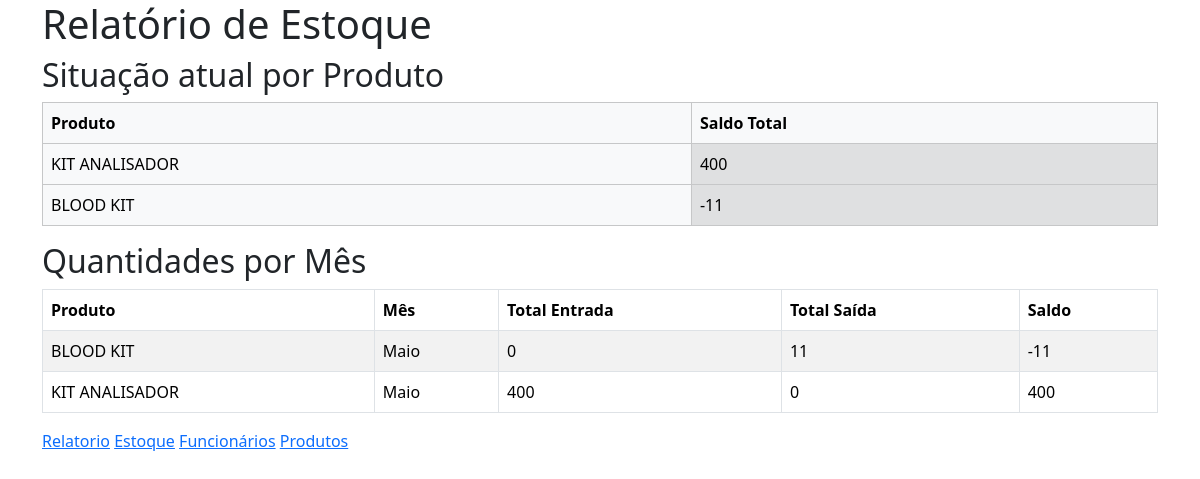
The page /relatorio/ on the database as committed earlier.
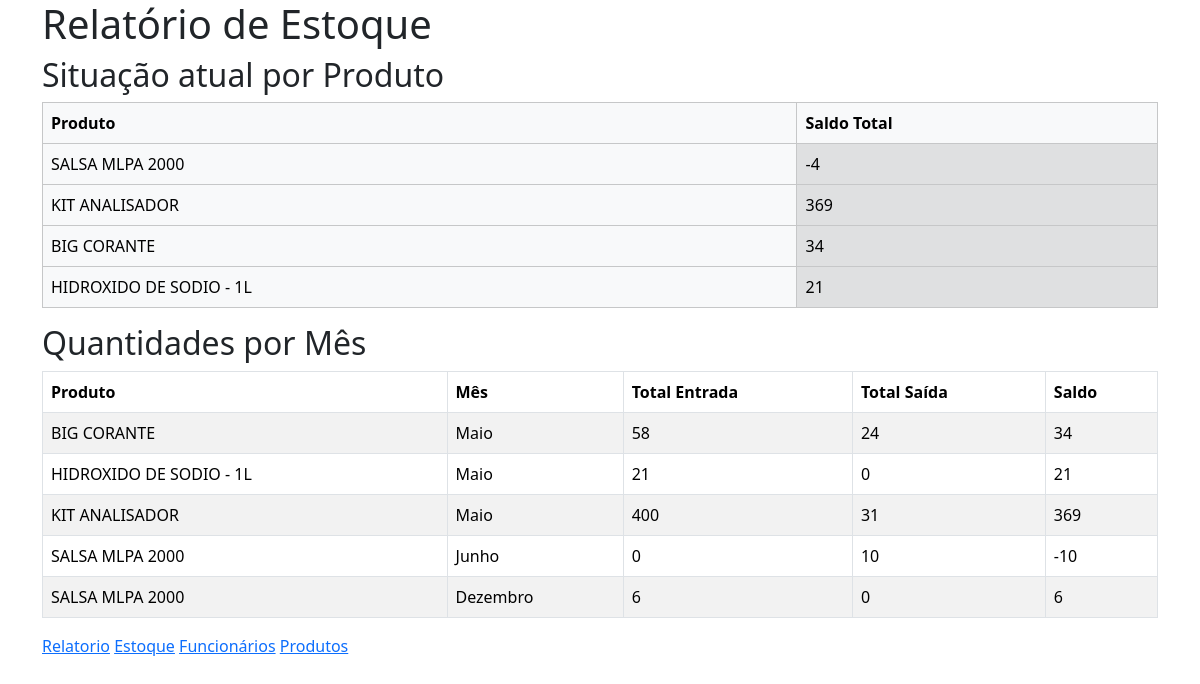
The same page on the database as committed later.
### score/models.py (models this page shows, shortened)
class Produto(models.Model):
    codigo_barras = models.CharField(max_length=13, unique=True, blank=True, null=True)
    UNIDADE_MEDIDAS = (
        ("UNID", "Unidade"),
        ("CX", "Caixa"),
        ("REACAO", "Reação"),
        ("ALIQ", "Alíquota"),
        ("KIT", "Kit"),
        ("PLACA", "Placa"),
        ("PCT", "Pacote"),
        ("RACK", "Rack"),
        ("TUBO", "Tubo"),
        ("uL", "Microlitro"),
        ("FR", "Fração"),
    )
    referencia = models.CharField(max_length=50, null=False, blank=False, default="")
    marca = models.CharField(max_length=200, null=False, blank=False)
    descricao = models.CharField(max_length=400, null=False, blank=False)
    unidade_medida = models.CharField(
        max_length=6, choices=UNIDADE_MEDIDAS, blank=False, null=False
    )
    class Meta:
        ordering = [
            "codigo_barras",
            "referencia",
            "marca",
            "descricao",
            "unidade_medida",
        ]  # asc

### score/views.py (the view)
# urls.py: path("relatorio/", views.relatorio, name="relatorio"),
def relatorio(request):
    context = {}
    meses = {
        1: "Janeiro",
        2: "Fevereiro",
        3: "Março",
        4: "Abril",
        5: "Maio",
        6: "Junho",
        7: "Julho",
        8: "Agosto",
        9: "Setembro",
        10: "Outubro",
        11: "Novembro",
        12: "Dezembro",
    }
    entradas_por_mes = defaultdict(lambda: defaultdict(int))
    saidas_por_mes = defaultdict(lambda: defaultdict(int))
    itens_entrada = (
        Estoque.objects.filter(acao="ENT")
        .annotate(mes=ExtractMonth("data_controle"))
        .values("produto__id", "mes", "produto__descricao")
        .annotate(total_quantidade=Sum("quantidade"))
    )
    for item in itens_entrada:
        produto_nome = item["produto__descricao"]
        mes = meses[item["mes"]]
        quantidade = item["total_quantidade"]
        entradas_por_mes[produto_nome][mes] += quantidade
    itens_saida = (
        Estoque.objects.filter(acao="SAI")
        .annotate(mes=ExtractMonth("data_controle"))
        .values("produto__id", "mes", "produto__descricao")
        .annotate(total_quantidade=Sum("quantidade"))
    )
    for item in itens_saida:
        produto_nome = item["produto__descricao"]
        mes = meses[item["mes"]]
        quantidade = item["total_quantidade"]
        saidas_por_mes[produto_nome][mes] += quantidade
    saldo_por_produto = defaultdict(lambda: defaultdict(int))
    for produto_nome in set(entradas_por_mes.keys()).union(saidas_por_mes.keys()):
        for mes in set(entradas_por_mes[produto_nome].keys()).union(
            saidas_por_mes[produto_nome].keys()
        ):
            saldo_por_produto[produto_nome][mes] = (
                entradas_por_mes[produto_nome][mes] - saidas_por_mes[produto_nome][mes]
            )
    saldo_total_por_produto = {
        produto: sum(saldos.values()) for produto, saldos in saldo_por_produto.items()
    }
    itens_relatorio = []
    for produto_nome, meses_saldo in saldo_por_produto.items():
        for mes, saldo in meses_saldo.items():
            total_entrada = entradas_por_mes[produto_nome][mes]
            total_saida = saidas_por_mes[produto_nome][mes]
            itens_relatorio.append(
                ItemRelatorioViewModel(
                    produto=produto_nome,
                    mes=mes,
                    total_entrada=total_entrada,
                    total_saida=total_saida,
                    saldo=saldo,
                )
            )
    itens_relatorio.sort(
        key=lambda item: (
            list(meses.keys())[list(meses.values()).index(item.mes)],
            item.produto,
            item.saldo,
        )
    )
    context["itens_relatorio"] = itens_relatorio
    context["saldo_total_por_produto"] = saldo_total_por_produto
    return render(request, "relatorio/list.html", context)

### score/templates/relatorio/list.html
{% extends 'base.html' %}
{% block content %}
    <h1>Relatório de Estoque</h1>
    <h2>Situação atual por Produto</h2>
    <table class="table table-light table-bordered table-responsive-sm caption-top ">
        <thead>
            <tr>
                <th scope="row">Produto</th>
                <th scope="row">Saldo Total</th>
            </tr>
        </thead>
        <tbody>
            {% for produto, saldo_total in saldo_total_por_produto.items %}
                <tr>
                    <td>{{ produto }}</td>
                    <td class="table-active">{{ saldo_total }}</td>
                </tr>
            {% endfor %}
        </tbody>
    </table>
    <h2>Quantidades por Mês</h2>
    <table class="table table-striped table-bordered table-responsive-sm caption-top ">
        <thead>
            <tr>
                <th>Produto</th>
                <th>Mês</th>
                <th>Total Entrada</th>
                <th>Total Saída</th>
                <th>Saldo</th>
            </tr>
        </thead>
        <tbody>
            {% for item in itens_relatorio %}
                <tr>
                    <td>{{ item.produto }}</td>
                    <td>{{ item.mes }}</td>
                    <td>{{ item.total_entrada }}</td>
                    <td>{{ item.total_saida }}</td>
                    <td>{{ item.saldo }}</td>
                </tr>
            {% endfor %}
        </tbody>
    </table>
<a href="{% url 'relatorio' %}">Relatorio</a>
<a href="{% url 'estoque' %}">Estoque</a>
<a href="{% url 'funcionarios' %}">Funcionários</a>
<a href="{% url 'produtos' %}">Produtos</a>
{% endblock %}

Rows that differ between the two databases and show on the page:
no longer on this page (row unchanged): Produto: descricao "BLOOD KIT", saldo_total "-11", produto "BLOOD KIT", mes "Maio", total_entrada "0", total_saida "11", saldo "-11"
now on this page (row unchanged): Produto: descricao "SALSA MLPA 2000", saldo_total "-4", produto "SALSA MLPA 2000", mes "Junho", total_entrada "0", total_saida "10", saldo "-10", mes "Dezembro", total_entrada "6", total_saida "0", saldo "6"
computed for Produto "KIT ANALISADOR": saldo_total "400" → "369"; total_saida "0" → "31"; saldo "400" → "369"
added Produto: descricao "BIG CORANTE", saldo_total "34", produto "BIG CORANTE", mes "Maio", total_entrada "58", total_saida "24", saldo "34"
now on this page (row unchanged): Produto: descricao "HIDROXIDO DE SODIO - 1L", saldo_total "21", produto "HIDROXIDO DE SODIO - 1L", mes "Maio", total_entrada "21", total_saida "0", saldo "21"
